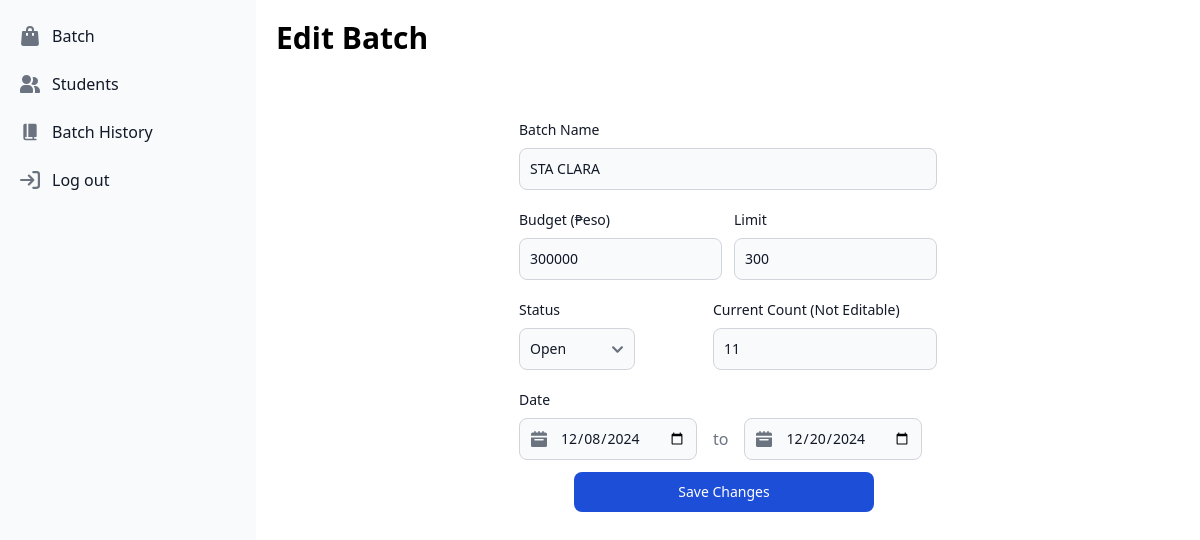
The page /batch/update/4/ (signed in) on the database its author committed.
### EducationalAssistance/models.py (models this page shows, shortened)
class Batch(models.Model):
    batch_id = models.AutoField(primary_key=True)
    batch_name = models.CharField(max_length=255)
    start_date = models.DateField()
    end_date = models.DateField()
    status = models.CharField(max_length=255, choices=StatusChoices.choices, default=StatusChoices.Open)
    budget = models.IntegerField()
    limit = models.IntegerField()
    current_count = models.IntegerField(default=0)
    created_by = models.ForeignKey(User, on_delete=models.CASCADE, related_name="batches")

### Batch/views.py (the view)
# urls.py: path('update/<int:pk>/', views.UpdateBatch, name='UpdateBatch'),
@login_required
def UpdateBatch(request, pk):
    instance = Batch.objects.get(batch_id=pk)
    if request.method == 'POST':
        form = BatchForm(request.POST, instance=instance)
        if form.is_valid():
            form.save()
            return redirect(Batches)
    else:
        form = BatchForm(instance=instance)
    return render(request, 'batch/updateBatch.html', {'form': form})

### templates/batch/updateBatch.html (shortened to what this page needs)
{% extends 'index.html' %}
{% block content %}
<div class="container p-5">
    <div class="flex w-full justify-start">
        <h1 class="font-bold text-xl md:text-3xl">
            Edit Batch
        </h1>
    </div>
    <div class="p-4 flex justify-center items-center w-full">
        <form method="post" class="w-[450px] p-4 mt-8">
            <div class="mb-5">
                <label for="id_batch_name" class="block mb-2 text-sm font-medium text-gray-900 dark:text-white">Batch Name</label>
                {{ form.batch_name }}
            </div>
            <div class="flex justify-between gap-3">
                <div class="mb-5">
                    <label for="id_budget" class="block mb-2 text-sm font-medium text-gray-900 dark:text-white">Budget (₱eso)</label>
                    {{ form.budget }}
                </div>
                <div class="mb-5">
                    <label for="id_limit" class="block mb-2 text-sm font-medium text-gray-900 dark:text-white">Limit</label>
                    {{ form.limit }}
                </div>
            </div>
            <div class="flex justify-between gap-3">
                <div class="mb-5">
                    <label for="id_budget" class="block mb-2 text-sm font-medium text-gray-900 dark:text-white">Status</label>
                    {{ form.status }}
                </div>
                <div class="mb-5">
                    <label for="id_limit" class="block mb-2 text-sm font-medium text-gray-900 dark:text-white">Current Count (Not Editable)</label>
                    {{ form.current_count }}
                </div>
            </div>
            <h2 class="block mb-2 text-sm font-medium text-gray-900 dark:text-white">
                Date
            </h2>
            <div id="date-range-picker" date-rangepicker class="flex items-center">
                <div class="relative">
                  <div class="absolute inset-y-0 start-0 flex items-center ps-3 pointer-events-none">
                  </div>
                  {{ form.start_date }}
                </div>
                <span class="mx-4 text-gray-500">to</span>
                <div class="relative">
                  <div class="absolute inset-y-0 start-0 flex items-center ps-3 pointer-events-none">
                  </div>
                  {{ form.end_date }}
              </div>
            </div>
            <div class="w-full flex items-center justify-center mt-3">
                <button type="submit" class="w-[300px] text-white bg-blue-700 hover:bg-blue-800 focus:ring-4 focus:ring-blue-300 font-medium rounded-lg text-sm px-5 py-2.5 me-2 dark:bg-blue-600 dark:hover:bg-blue-700 focus:outline-none dark:focus:ring-blue-800">
                    Save Changes
                </button>
            </div>
        </form>
    </div>
</div>
{% endblock %}

### rows shown on the page
Batch: batch_name "STA CLARA", budget "300000", limit "300", status "Open", current_count "11", start_date "12/08/2024", end_date "12/20/2024"
